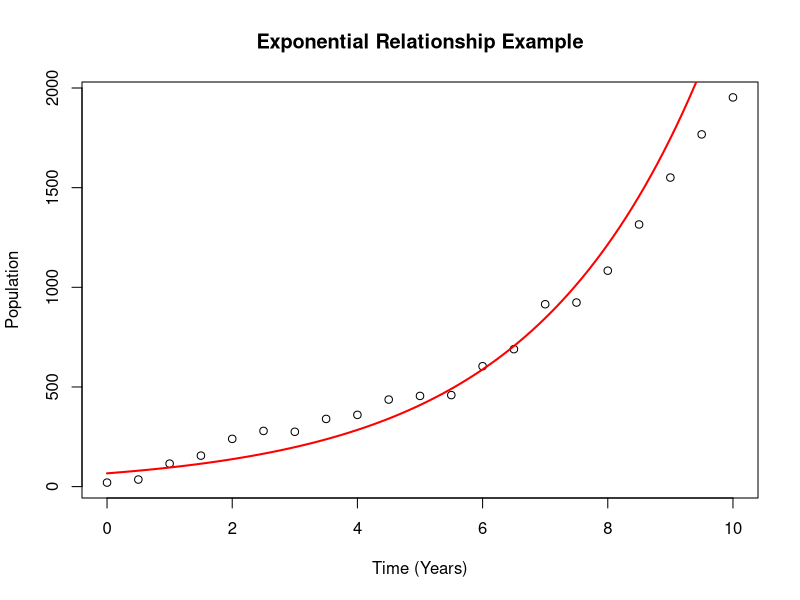
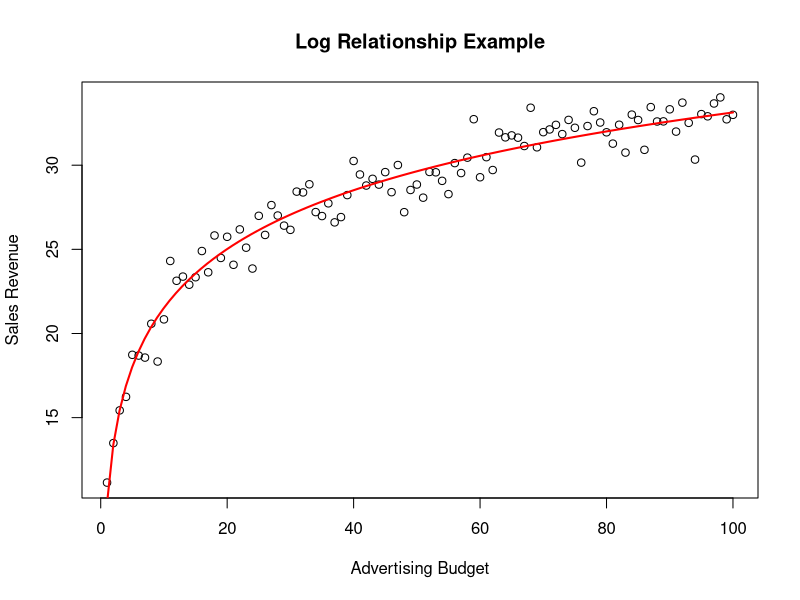

The R source for these figures, in order:
## ---- chunk 1
X <- seq(0, 10, by=0.5)  # Time in years
Y <- 100 * exp(0.3 * X) + rnorm(length(X), mean=0, sd=50) 
# rnorm is to simulate random noise (error)  

# Transform Y for linear regression: Take the natural log
# This IS A LINK FUNCTION
log_Y <- log(Y)

# Fit a linear model on log-transformed data
exp_model <- lm(log_Y ~ X)


plot(X, Y, main="Exponential Relationship Example",
     xlab="Time (Years)", ylab="Population")


X_seq <- seq(min(X), max(X), length.out=100)
Y_pred <- exp(predict(exp_model, newdata = data.frame(X = X_seq)))
lines(X_seq, Y_pred, col="red", lwd=2)
## ---- chunk 2
X <- seq(1,100, by = 1)
Y <- 10 + 5 * log(X) + rnorm(100, mean = 0, sd = 1) 

log.model <- lm(Y ~ log(X))

plot(X, Y, main = "Log Relationship Example", xlab = "Advertising Budget", ylab = "Sales Revenue")
curve(coef(log.model)[1] + coef(log.model)[2] * log(x), 
      from=min(X), to=max(X), col="red", lwd=2, add=TRUE)
